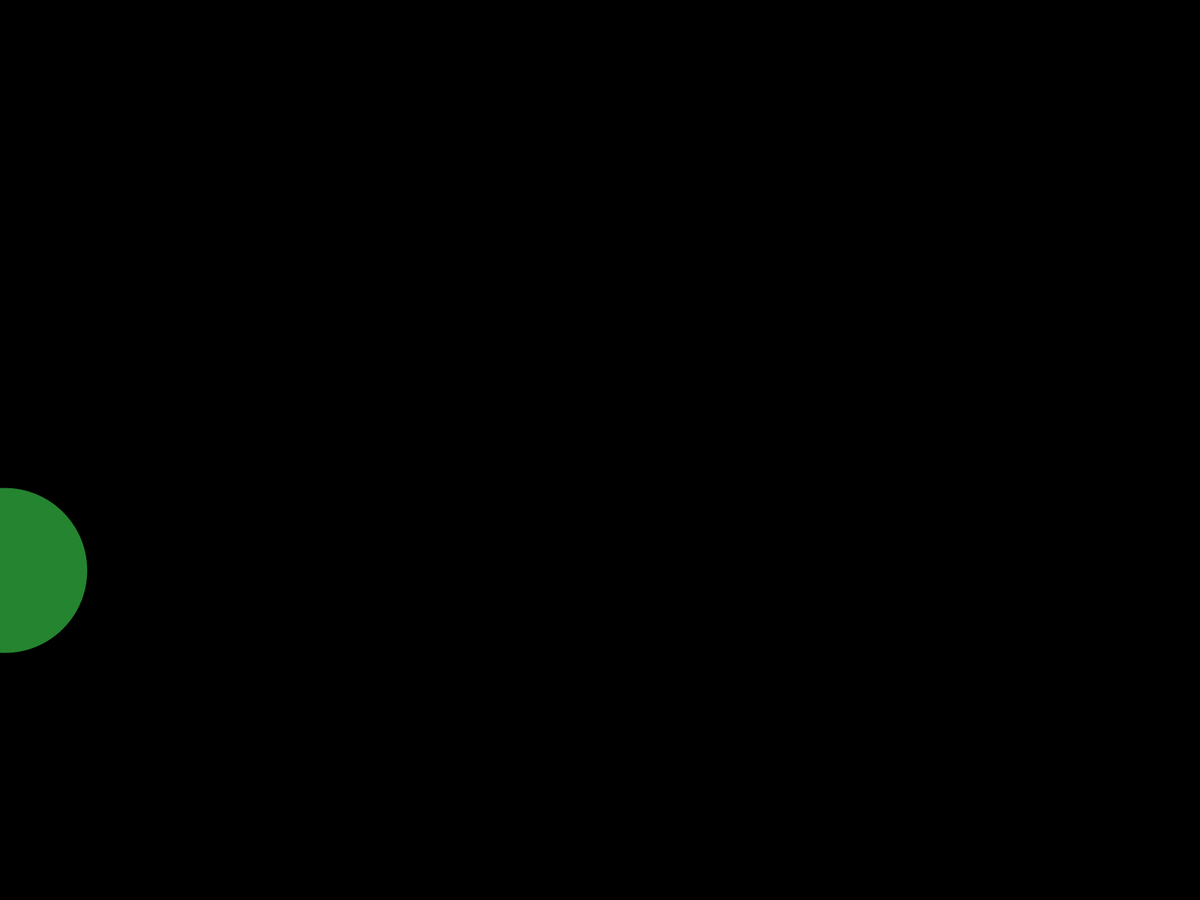
Frame 1 (no input)
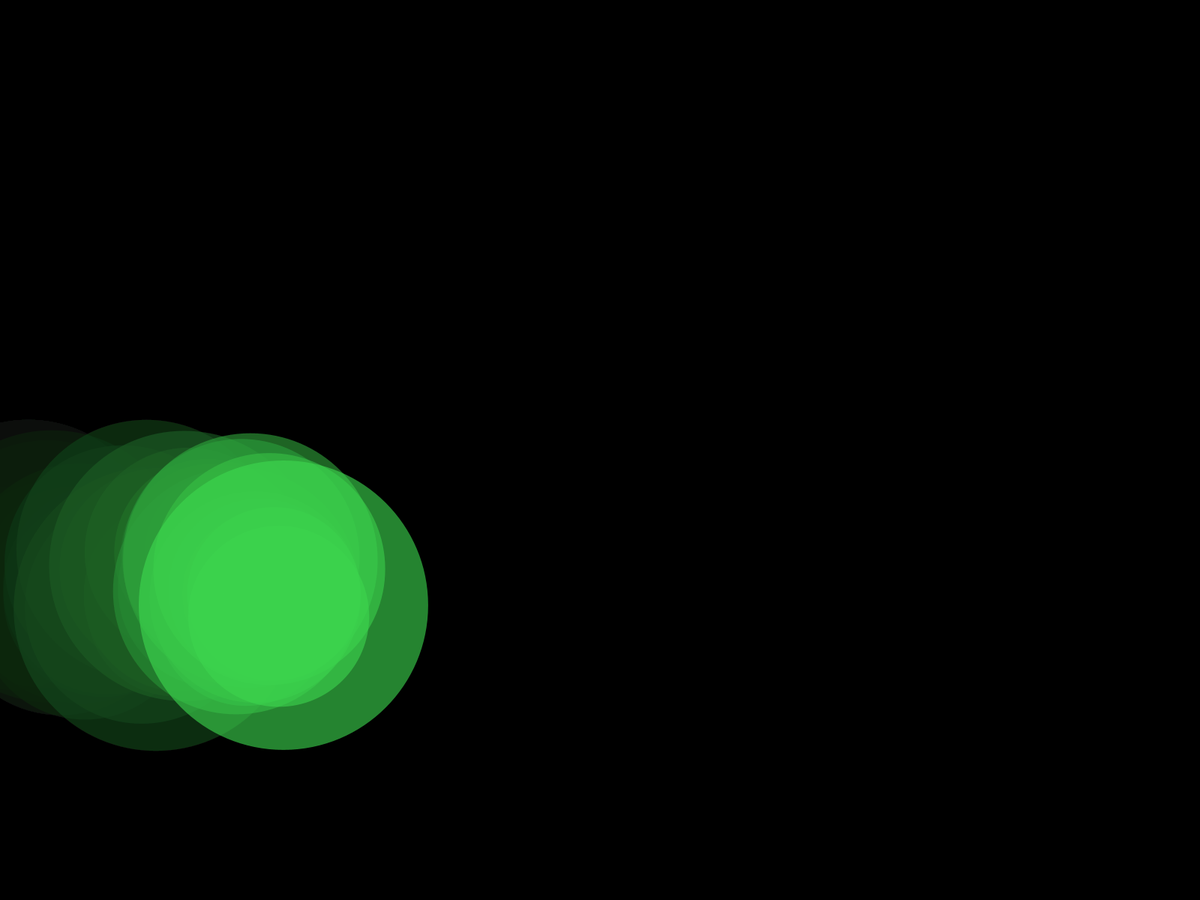
Frame 60 (the mouse pressed at the canvas centre just before this capture)
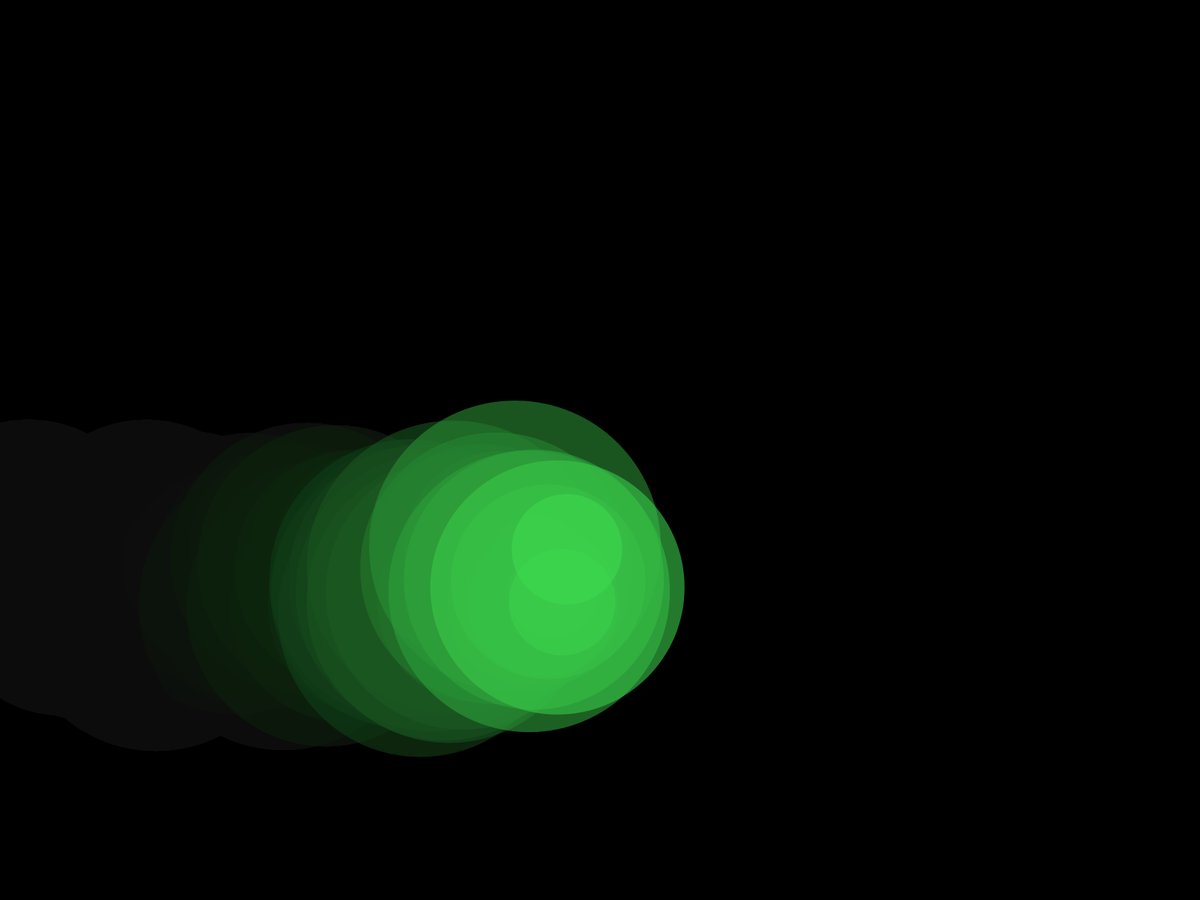
Frame 120 (the mouse held since frame 60 and released just before this capture)

The Processing sketch that drew these frames (run headless with seeded random() and noise(); from frame 60 on, the mouse is pressed at the canvas centre):

// Processing sketch: Herrera_Lucia_generative_dub_remix
// ── Herrera_Lucia_generative_dub_remix.pde
/*---------------------------------
 Name: Lucía Herrera Pin
 Date: Sept 2024
 Tittle:  Play-doh Commuting  
 Description: A single ball begins moving through the screen reaching towards the right frame. Behind it, it leaves a faint trace of see through balls. As soon as it hits the frame, ¡a new ball appears! Everytime one of these new balls 
 joins the canvas, we get to see new sizes and colors (with some of them evenb appearing to have different colored circles in the middle). The trace these shapes leave behind make them start to look more and more like tubes of 
 Play-doh playfully going back and forth through our canvas, as if trying to get from one place to another. Once having reached 100 of these shapes, the quantity remains constant, looping in a "Play-Doh Commuting" visual piece.
  -----------------------------------*/

/*
Primero creamos dos arrays para las bolas, uno principal y uno temporal. El array temporal almacena las bolas que van apareciendo durante el ciclo de draw(). Cuando este ciclo termina, todos los elementos almacenados en nuevasBolas
(array temporal), pasan a almacenarse en bolas (array principal). Así, el array temporal se vacía y vuelve a empezar el proceso. 

Asimismo, especificamos el número máximo de bolas que queremos que hayan en la pantalla.
*/

ArrayList<Bola> bolas = new ArrayList<Bola>(); //Array principal
ArrayList <Bola> nuevasBolas = new ArrayList<Bola>(); // Array temporal

int maxBolas = 100; 

// En void setup, establecemos el tamaño del lienzo y el color de fondo, y creamos la primera bola en el array. Esta bola será el detonante del resto de procesos. 

void setup() {
  //size(800, 800);
  fullScreen();
  background(0);
  noStroke();
  bolas.add(new Bola (0, random(height), 5, 1)); // aqui se crea la primera bola
}

// En void draw, dibujamos un rectangulo con opacidad baja para crear el efecto de "dejar rastro", e indicamos que mida lo mismo que el lienzo para que ocupe todo el espacio. 

void draw() {
  fill(0, 10); 
  rect(0, 0, width, height);
  
/*
En el siguiente for loop, le asignamos el nombre "b" a cada uno de los elementos del array principal "bolas" para poder designarles acciones a cada una de ellas. Así, cada bola se mueve y se dibuja en cada fotograma. 

En el loop if, se especifica que mientras que el número de bolas almacenadas en el array principal no supere el número máximo de bolas permitidas (maxBolas), los elementos del array temporal "nuevasBolas" 
seguirán almacenandose en el array principal. Después de pasar los elementos del array temporal al array principal, se vacía el array temporal. 

*/
  for (Bola b : bolas) {
    b.mover();  
    b.dibujar(); 
  }
  
  if (bolas.size() < maxBolas) { 
    bolas.addAll(nuevasBolas);
  }
  
  nuevasBolas.clear();
}

// ── Bola.pde
/*
Aquí creamos la clase Bola con los parámetros que especifican su posición en el eje x y el eje y, la velocidad y dirección de su movimiento, su dimensión y su color. Para los cambios de color, usamos un lerpColor con imputs aleatorios. Asimismo, 
la dimensión va tomando valores entre 10 y 70 para cada bola nueva. 
*/

class Bola {
  float posx;
  float posy;
  float speed;
  int direction;
  float dimension;
  color col; 
 

  Bola(float x, float y, float s, int d) {
    posx = x;
    posy = y;
    speed = random(5,10);
    direction = d;
    dimension = random(10, 70);
    col = lerpColor(color(random(255), random(255), random(255),random(75,255)), 
                    color(random(255), random(255), random(255),random(75,255)), 
                    random(1));
  }
  
  /*
La clase tiene dos métodos: mover() y dibujar(). El primer método especifica que cuando una de las bolas toca los bordes del lienzo, su dirección cambia, su posición en el eje Y varía, y se añade una bola nueva al array temporal. El método dibujar()
se encarga de hacer las elipses y darles color. 
*/

  void mover() {
    if (posx > width || posx < 0) { // Si toca los bordes:
      direction *= -1; // Cambia de dirección
      posy = random(height); // Aparece en una nueva posición Y aleatoria
      nuevasBolas.add(new Bola(0, posy, speed, direction)); // Añade una nueva bola a la lista temporal
    }
    posx += speed * direction; // su posición x se actualiza constantemente de acuerdo a la velocidad y dirección
  }

  void dibujar() {
    fill(col);
    circle(posx, posy+random(-50,50), dimension*random(1,6)); // Se dibuja la bola
    
  }
}
